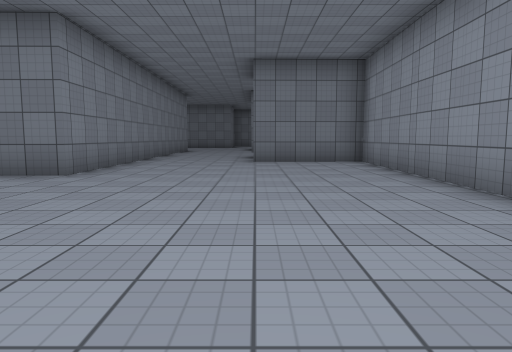
[1] (above)

17 first-person views from a walk through a 3-D level made in the Unity game engine. The camera is 1.2 m above the floor, tilts 6° down and sees 70° across. The floor is counted in squares, 2 m on a side. Each view is taken from the middle of a square. On the plan, view 1 faces up. The plan holds only what a view shows up to about 10 squares ahead; the rest is blank. Surface patterns are stand-ins for the level's own textures.

[2]
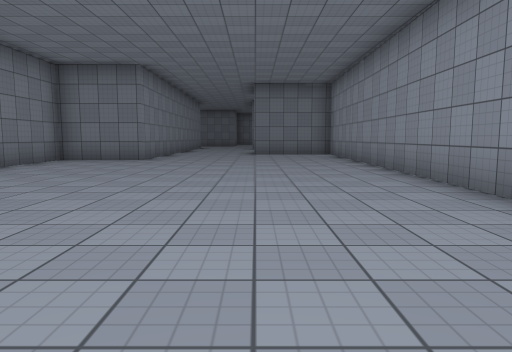

[3]
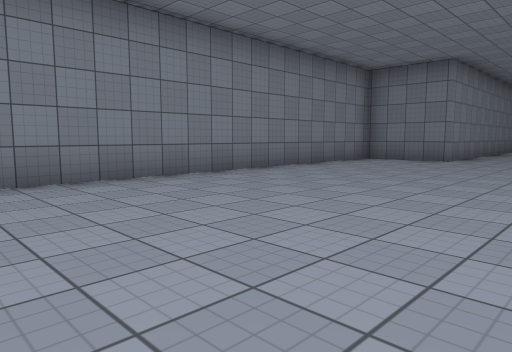

[4]
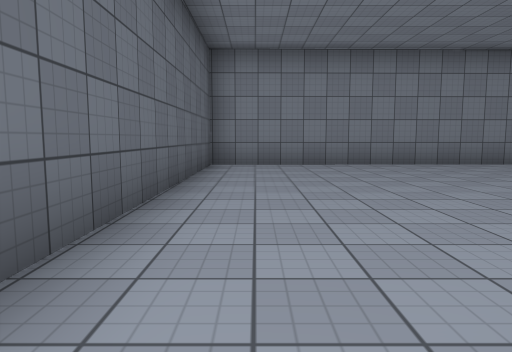

[5]
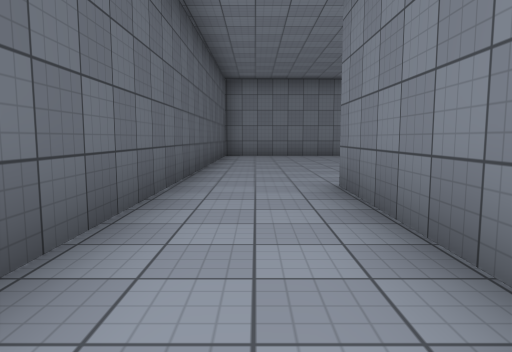

[6]
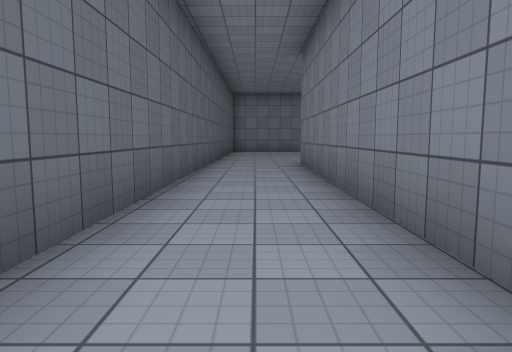

[7]
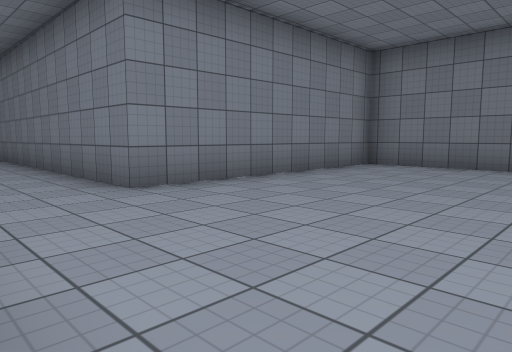

[8]
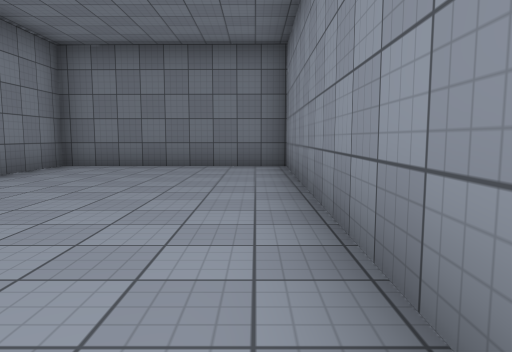

[9]
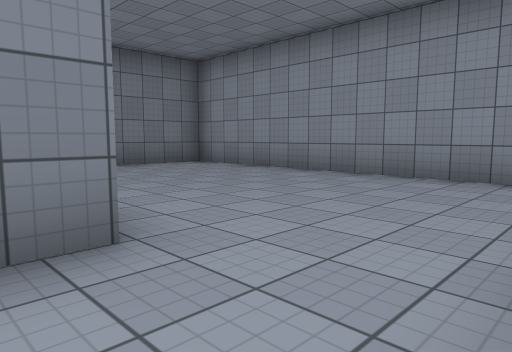

[10]
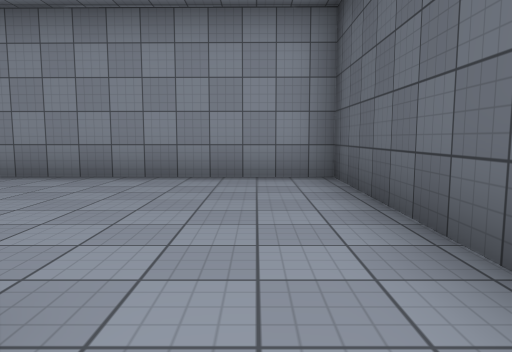

[11]
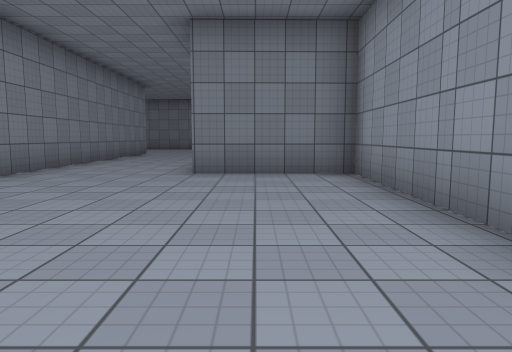

[12]
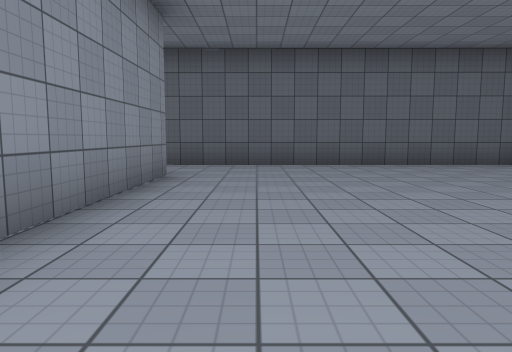

[13]
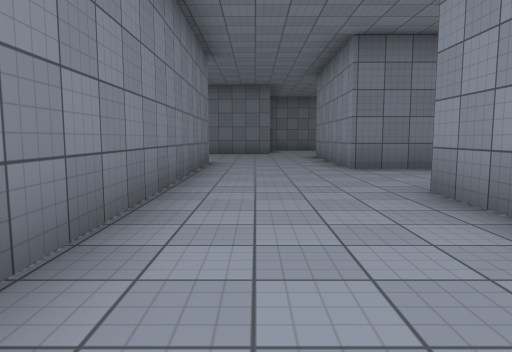

[14]
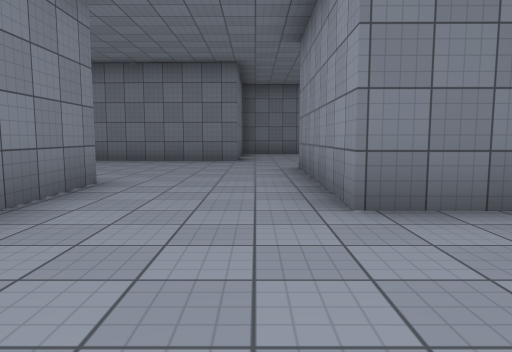

[15]
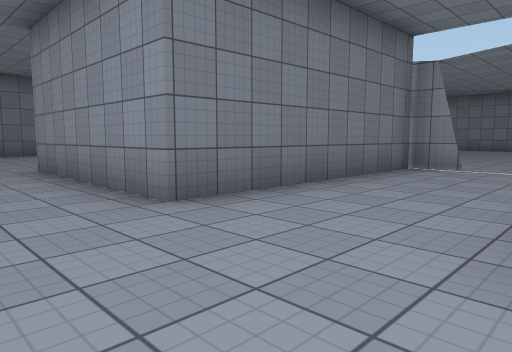

[16]
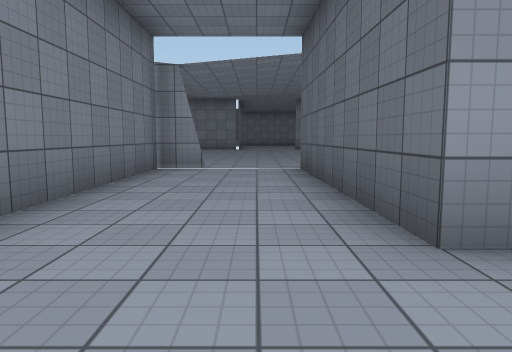

[17]
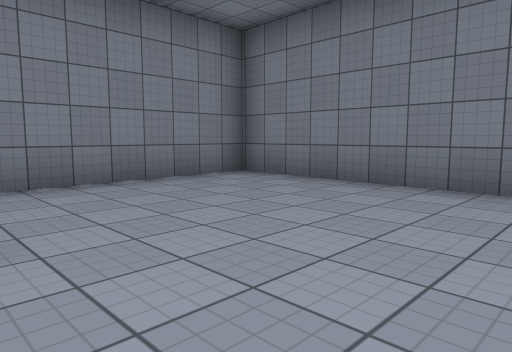

### Floor plan
Ten units are one square. View 1 is at (0, 0); x grows to the right and y downward. Boxes are objects, and circles mark ways between rooms. Rooms are numbered by the first view taken in them; rooms with no view inside come last. Other rooms are left out.
<svg viewBox="-64 -221 225 278">
<path fill="none" stroke="#000" d="M25 30 27 -92 -1 -91M-30 -85 -30 -58 -52 -58 -51 50 25 51M118 52 155 52 156 -27 109 -27 109 30 25 30M25 51 92 51M-31 -159 -30 -85M-25 -214 -59 -216 -58 -178M-1 -107 -1 -120 51 -121M52 -140 52 -149 -1 -150 -1 -196"/>
<circle cx="30" cy="40" r="3" fill="#2a7"/>
<circle cx="-15" cy="-80" r="3" fill="#2a7"/>
<text x="-10" y="-20">1</text>
<text x="120" y="20">2</text>
<text x="-20" y="-160">3</text>
</svg>
Room 1 opens to room 2. Room 1 opens to room 3.

Where each view was taken, in squares from view 1:
view 1: 0 up, 0 right, facing up
view 2: 4 down, 0 right, facing up
view 3: 4 down, 0 right, facing up-left
view 4: 4 down, 3 right, facing left
view 5: 4 down, 7 right, facing left
view 6: 4 down, 11 right, facing left
view 7: 5 down, 15 right, facing up-left
view 8: 5 down, 15 right, facing up
view 9: 5 down, 10 right, facing up-right
view 10: 4 down, 10 right, facing right
view 11: 3 up, 1 right, facing up
view 12: 3 up, 1 right, facing down
view 13: 8 up, 2 left, facing up
view 14: 12 up, 1 left, facing up
view 15: 12 up, 2 left, facing up-right
view 16: 13 up, 2 left, facing right
view 17: 17 up, 1 left, facing up-left
